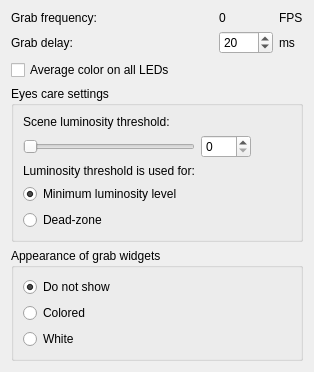
          <widget class="QWidget" name="page">
           <layout class="QVBoxLayout" name="verticalLayout_12">
            <item>
             <layout class="QGridLayout" name="gridLayout" rowstretch="0,0,0">
              <item row="0" column="1">
               <widget class="QLabel" name="label_GrabFrequency_value">
                <property name="text">
                 <string notr="true">0</string>
                </property>
                <property name="margin">
                 <number>3</number>
                </property>
                <property name="textInteractionFlags">
                 <set>Qt::LinksAccessibleByMouse|Qt::TextSelectableByMouse</set>
                </property>
               </widget>
              </item>
              <item row="1" column="0">
               <widget class="QLabel" name="label_SlowdownGrab_txt">
                <property name="sizePolicy">
                 <sizepolicy hsizetype="Expanding" vsizetype="Preferred">
                  <horstretch>0</horstretch>
                  <verstretch>0</verstretch>
                 </sizepolicy>
                </property>
                <property name="font">
                 <font>
                  <weight>50</weight>
                  <bold>false</bold>
                 </font>
                </property>
                <property name="text">
                 <string>Grab delay:</string>
                </property>
                <property name="alignment">
                 <set>Qt::AlignLeading|Qt::AlignLeft|Qt::AlignVCenter</set>
                </property>
                <property name="margin">
                 <number>0</number>
                </property>
               </widget>
              </item>
              <item row="1" column="1">
               <widget class="QSpinBox" name="spinBox_GrabSlowdown">
                <property name="sizePolicy">
                 <sizepolicy hsizetype="Fixed" vsizetype="Fixed">
                  <horstretch>0</horstretch>
                  <verstretch>0</verstretch>
                 </sizepolicy>
                </property>
                <property name="minimumSize">
                 <size>
                  <width>50</width>
                  <height>0</height>
                 </size>
                </property>
                <property name="minimum">
                 <number>1</number>
                </property>
                <property name="maximum">
                 <number>1000</number>
                </property>
                <property name="value">
                 <number>20</number>
                </property>
               </widget>
              </item>
              <item row="2" column="0">
               <widget class="QCheckBox" name="checkBox_GrabIsAvgColors">
                <property name="font">
                 <font>
                  <weight>50</weight>
                  <bold>false</bold>
                 </font>
                </property>
                <property name="text">
                 <string>Average color on all LEDs</string>
                </property>
                <property name="checked">
                 <bool>false</bool>
                </property>
               </widget>
              </item>
              <item row="0" column="2">
               <widget class="QLabel" name="label_GrabFrequency_txt_fps">
                <property name="text">
                 <string>FPS</string>
                </property>
                <property name="alignment">
                 <set>Qt::AlignLeading|Qt::AlignLeft|Qt::AlignVCenter</set>
                </property>
                <property name="textInteractionFlags">
                 <set>Qt::LinksAccessibleByMouse|Qt::TextSelectableByMouse</set>
                </property>
               </widget>
              </item>
              <item row="0" column="0">
               <widget class="QLabel" name="label_GrabFrequency_txt">
                <property name="sizePolicy">
                 <sizepolicy hsizetype="Expanding" vsizetype="Maximum">
                  <horstretch>0</horstretch>
                  <verstretch>0</verstretch>
                 </sizepolicy>
                </property>
                <property name="font">
                 <font>
                  <weight>50</weight>
                  <bold>false</bold>
                 </font>
                </property>
                <property name="text">
                 <string>Grab frequency:</string>
                </property>
                <property name="alignment">
                 <set>Qt::AlignLeading|Qt::AlignLeft|Qt::AlignVCenter</set>
                </property>
               </widget>
              </item>
              <item row="1" column="2">
               <widget class="QLabel" name="label_SlowdownGrab_txt_ms">
                <property name="text">
                 <string>ms</string>
                </property>
                <property name="alignment">
                 <set>Qt::AlignLeading|Qt::AlignLeft|Qt::AlignVCenter</set>
                </property>
               </widget>
              </item>
             </layout>
            </item>
            <item>
             <widget class="QGroupBox" name="groupBox_3">
              <property name="title">
               <string>Eyes care settings</string>
              </property>
              <layout class="QGridLayout" name="gridLayout_4">
               <item row="7" column="0">
                <widget class="QRadioButton" name="radioButton_LuminosityDeadZone">
                 <property name="text">
                  <string>Dead-zone</string>
                 </property>
                </widget>
               </item>
               <item row="0" column="0">
                <widget class="QLabel" name="label_6">
                 <property name="styleSheet">
                  <string notr="true">margin-top:0px;</string>
                 </property>
                 <property name="text">
                  <string>Scene luminosity threshold:</string>
                 </property>
                 <property name="alignment">
                  <set>Qt::AlignLeading|Qt::AlignLeft|Qt::AlignVCenter</set>
                 </property>
                </widget>
               </item>
               <item row="5" column="0">
                <widget class="QLabel" name="label_luminosityThresholdUsedFor">
                 <property name="text">
                  <string>Luminosity threshold is used for:</string>
                 </property>
                 <property name="alignment">
                  <set>Qt::AlignLeading|Qt::AlignLeft|Qt::AlignVCenter</set>
                 </property>
                </widget>
               </item>
               <item row="6" column="0">
                <widget class="QRadioButton" name="radioButton_MinimumLuminosity">
                 <property name="text">
                  <string>Minimum luminosity level</string>
                 </property>
                 <property name="checked">
                  <bool>true</bool>
                 </property>
                </widget>
               </item>
               <item row="4" column="3">
                <widget class="QSpinBox" name="spinBox_LuminosityThreshold">
                 <property name="sizePolicy">
                  <sizepolicy hsizetype="Fixed" vsizetype="Fixed">
                   <horstretch>0</horstretch>
                   <verstretch>0</verstretch>
                  </sizepolicy>
                 </property>
                 <property name="minimumSize">
                  <size>
                   <width>50</width>
                   <height>0</height>
                  </size>
                 </property>
                 <property name="minimum">
                  <number>0</number>
                 </property>
                 <property name="maximum">
                  <number>100</number>
                 </property>
                 <property name="value">
                  <number>0</number>
                 </property>
                </widget>
               </item>
               <item row="4" column="4">
                <widget class="QPushButton" name="pushButton_lumosityThresholdHelp">
                 <property name="sizePolicy">
                  <sizepolicy hsizetype="Fixed" vsizetype="Fixed">
                   <horstretch>0</horstretch>
                   <verstretch>0</verstretch>
                  </sizepolicy>
                 </property>
                 <property name="styleSheet">
                  <string notr="true">margin: 0px;</string>
                 </property>
                 <property name="text">
                  <string/>
                 </property>
                 <property name="icon">
                  <iconset resource="../res/LightpackResources.qrc">
                   <normaloff>:/icons/help.png</normaloff>:/icons/help.png</iconset>
                 </property>
                 <property name="flat">
                  <bool>true</bool>
                 </property>
                </widget>
               </item>
               <item row="4" column="0">
                <widget class="QSlider" name="horizontalSlider_LuminosityThreshold">
                 <property name="sizePolicy">
                  <sizepolicy hsizetype="Minimum" vsizetype="Fixed">
                   <horstretch>0</horstretch>
                   <verstretch>0</verstretch>
                  </sizepolicy>
                 </property>
                 <property name="whatsThis">
                  <string>&lt;h4&gt;Scene luminosity threshold&lt;/h4&gt; It works in two ways: You can adjust &lt;b&gt;minimum luminosity level&lt;/b&gt; for soft and gentle light in the dark scenes or you can adjust &lt;b&gt;dead-zone&lt;/b&gt; luminosity grabbing which ignores small non-black objects on black backgrounds and turning lights OFF in the dark scenes. This is eye-saving vs. eye-killing options which works mutually. We &lt;b&gt;recommend&lt;/b&gt; to use threshold for minimum luminosity level.</string>
                 </property>
                 <property name="maximum">
                  <number>100</number>
                 </property>
                 <property name="orientation">
                  <enum>Qt::Horizontal</enum>
                 </property>
                </widget>
               </item>
              </layout>
             </widget>
            </item>
            <item>
             <widget class="QGroupBox" name="groupBox_2">
              <property name="title">
               <string>Appearance of grab widgets</string>
              </property>
              <layout class="QVBoxLayout" name="verticalLayout_16">
               <item>
                <widget class="QRadioButton" name="radioButton_GrabWidgetsDontShow">
                 <property name="text">
                  <string>Do not show</string>
                 </property>
                 <property name="checked">
                  <bool>true</bool>
                 </property>
                </widget>
               </item>
               <item>
                <widget class="QRadioButton" name="radioButton_Colored">
                 <property name="text">
                  <string>Colored</string>
                 </property>
                 <property name="checked">
                  <bool>false</bool>
                 </property>
                </widget>
               </item>
               <item>
                <widget class="QRadioButton" name="radioButton_White">
                 <property name="text">
                  <string>White</string>
                 </property>
                </widget>
               </item>
              </layout>
             </widget>
            </item>
           </layout>
          </widget>
